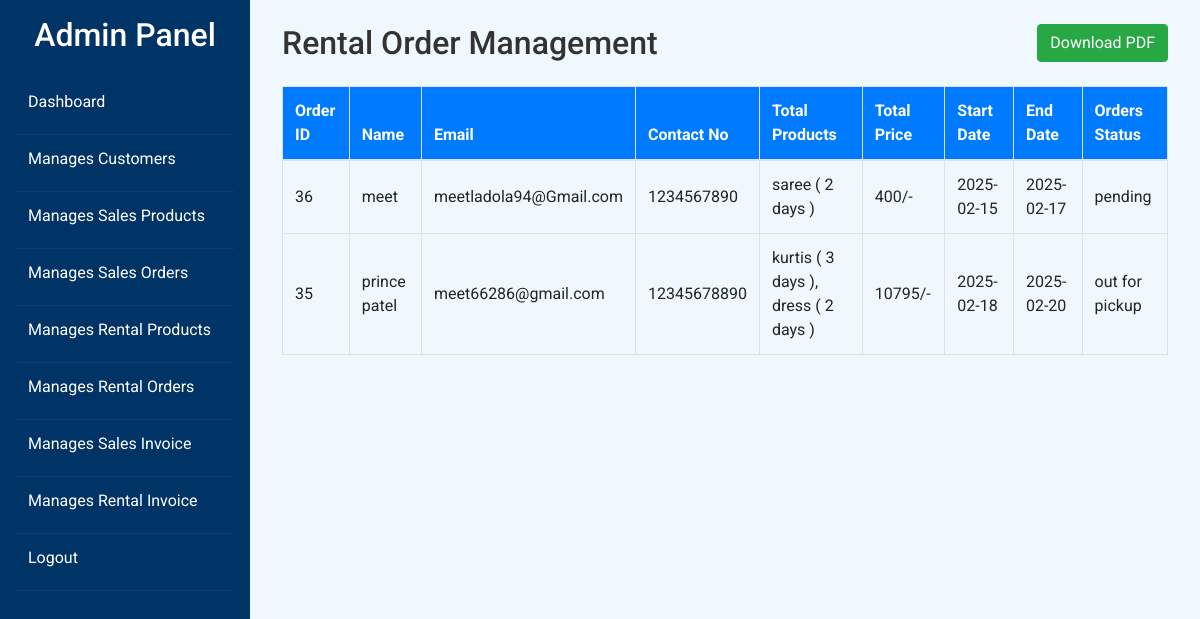
Page /admin_rental_invoice.php (signed in) on the committed database.
### tables this page shows
CREATE TABLE `rental_orders` (
  `id` int(100) NOT NULL,
  `user_id` int(100) NOT NULL,
  `name` varchar(100) NOT NULL,
  `number` varchar(12) NOT NULL,
  `email` varchar(100) NOT NULL,
  `address` varchar(500) NOT NULL,
  `total_products` varchar(1000) NOT NULL,
  `total_price` int(100) NOT NULL,
  `placed_on` varchar(50) NOT NULL,
  `payment_status` varchar(20) NOT NULL DEFAULT 'pending',
  `start_date` date NOT NULL,
  `end_date` date NOT NULL
);

### admin_rental_invoice.php (the view, shortened to what this page needs)
<?php
@include 'config.php';
?>
<!DOCTYPE html>
<html lang="en">
<head>
   <link rel="stylesheet" href="https://maxcdn.bootstrapcdn.com/bootstrap/4.5.2/css/bootstrap.min.css">
   <link rel="stylesheet" href="admin_styles.css">
</head>
<body>
   <div class="d-flex">
      <?php include 'admin_navbar.php' ?>
      <div class="content p-4 w-100">
         <section class="rental-orders container-fluied mx-2">
         <div class="d-flex justify-content-between align-items-center mb-4">
   <h2 class="mb-0">Rental Order Management</h2>
   <button id="downloadPdf" class="btn btn-success">Download PDF</button>
</div>
            <table id="rentalOrdersTable" class="table table-bordered table-hover">
               <thead>
                  <tr>
                     <th>Order ID</th>
                     <th>Name</th>
                     <th>Email</th>
                     <th>Contact No</th>
                     <th>Total Products</th>
                     <th>Total Price</th>
                     <th>Start Date</th>
                     <th>End Date</th>
                     <th>Orders Status</th>
                  </tr>
               </thead>
               <tbody>
                  <?php
                     $select_orders = $conn->prepare("SELECT * FROM `rental_orders` ORDER BY id DESC");
                     $select_orders->execute();
                     if($select_orders->rowCount() > 0){
                        while($fetch_orders = $select_orders->fetch(PDO::FETCH_ASSOC)){
                  ?>
                  <tr>
                     <td><?= $fetch_orders['id']; ?></td>
                     <td><?= $fetch_orders['name']; ?></td>
                     <td><?= $fetch_orders['email']; ?></td>
                     <td><?= $fetch_orders['number']; ?></td>
                     <td><?= $fetch_orders['total_products']; ?></td>
                     <td><?= $fetch_orders['total_price']; ?>/-</td>
                     <td><?= $fetch_orders['start_date']; ?></td>
                     <td><?= $fetch_orders['end_date']; ?></td>
                        <td><?= $fetch_orders['payment_status']; ?></td>
                  </tr>
                  <?php
                        }
                     } else {
                        echo '<tr><td colspan="9" class="text-center">No rental orders placed yet!</td></tr>';
                     }
                  ?>
               </tbody>
            </table>
         </section>
      </div>
   </div>
</body>
</html>

### admin_styles.css (style rules this page uses)
* { box-sizing: border-box; margin: 0; padding: 0; }
body { font-family: "Roboto", sans-serif; background-color: #f0f8ff; color: #333; }
.content { margin-left: 250px; padding: 20px; }

### admin_rental_invoice.php (style rules this page uses)
.table th, .table td { vertical-align: middle; }
.table th { background-color: #007bff; color: white; font-weight: bold; }
.table td { font-size: 1rem; }

### rows in the picture
rental_orders: id "36", name "meet", email "meetladola94@Gmail.com", number "1234567890", total_products "saree ( 2 days )", total_price "400", start_date "2025-02-15", end_date "2025-02-17", payment_status "pending"
rental_orders: id "35", name "prince patel", email "meet66286@gmail.com", number "12345678890", total_products "kurtis ( 3 days ), dress ( 2 days )", total_price "10795", start_date "2025-02-18", end_date "2025-02-20", payment_status "out for pickup"
